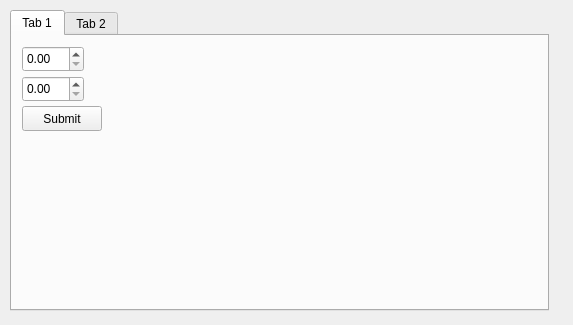
<?xml version="1.0" encoding="UTF-8"?>
<ui version="4.0">
 <class>Widget</class>
 <widget class="QWidget" name="Widget">
  <property name="geometry">
   <rect>
    <x>0</x>
    <y>0</y>
    <width>573</width>
    <height>325</height>
   </rect>
  </property>
  <property name="windowTitle">
   <string>Widget</string>
  </property>
  <widget class="QWidget" name="horizontalLayoutWidget">
   <property name="geometry">
    <rect>
     <x>10</x>
     <y>10</y>
     <width>551</width>
     <height>301</height>
    </rect>
   </property>
   <layout class="QHBoxLayout" name="horizontalLayout">
    <item>
     <widget class="QTabWidget" name="tabWidget">
      <property name="currentIndex">
       <number>0</number>
      </property>
      <widget class="QWidget" name="tab">
       <attribute name="title">
        <string>Tab 1</string>
       </attribute>
       <widget class="QDoubleSpinBox" name="doubleSpinBox">
        <property name="geometry">
         <rect>
          <x>10</x>
          <y>10</y>
          <width>62</width>
          <height>26</height>
         </rect>
        </property>
       </widget>
       <widget class="QDoubleSpinBox" name="doubleSpinBox_2">
        <property name="geometry">
         <rect>
          <x>10</x>
          <y>40</y>
          <width>62</width>
          <height>26</height>
         </rect>
        </property>
       </widget>
       <widget class="QPushButton" name="pushButton">
        <property name="geometry">
         <rect>
          <x>10</x>
          <y>70</y>
          <width>80</width>
          <height>25</height>
         </rect>
        </property>
        <property name="text">
         <string>Submit</string>
        </property>
       </widget>
      </widget>
      <widget class="QWidget" name="tab_2">
       <attribute name="title">
        <string>Tab 2</string>
       </attribute>
      </widget>
     </widget>
    </item>
    <item>
     <widget class="QFrame" name="frame">
      <property name="frameShape">
       <enum>QFrame::StyledPanel</enum>
      </property>
      <property name="frameShadow">
       <enum>QFrame::Raised</enum>
      </property>
     </widget>
    </item>
    <item>
     <widget class="QWidget" name="widget" native="true"/>
    </item>
   </layout>
  </widget>
 </widget>
 <resources/>
 <connections/>
</ui>
